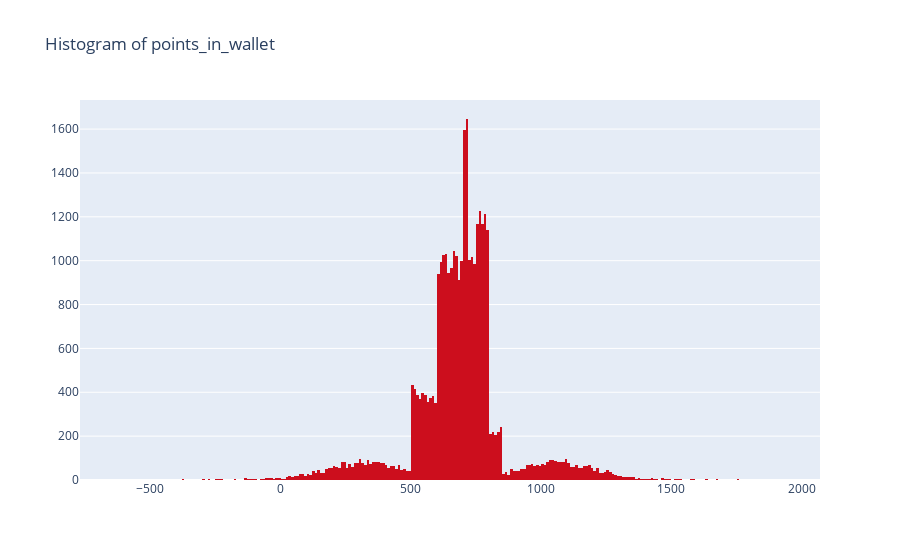

Notebook cell for this chart:
### Markdown cell above
### Histogram of points_in_wallet

### Code cell
plot_hist(attrition_data,"points_in_wallet")

### Figure 1 — Plotly figure (JSON) as saved in the notebook; plotly's stock layout.template omitted (floating-point values rounded to 4 significant figures; data arrays with more than 128 entries replaced by an {"elided": "..."} marker saying what was removed)
{"data": [{"marker": {"color": "#CC0E1D"}, "type": "histogram", "x": {"elided": "35829 float values"}}], "layout": {"title": {"text": "Histogram of points_in_wallet"}}}
